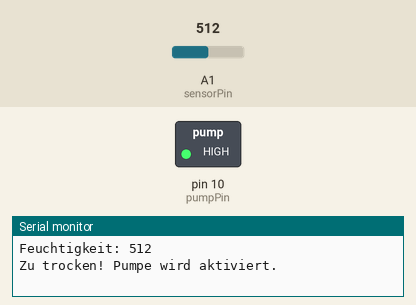
Recording of a sketch running on a simulated Arduino Uno, built with avr-gcc and run on an emulated ATmega328P. On the bench: switched loads named in the sketch (green lamp = pin HIGH), the last lines printed to the serial monitor. Inputs (shaded band) come from the test bench; at power-on: A1 (sensorPin) = 512.

Above: at 2.5 s.
At 10.0 s:
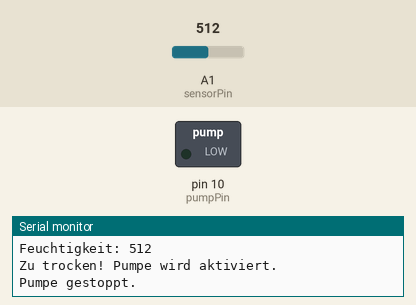
Timing chart, 0 to 19.5 s (numbered marks = the images above):
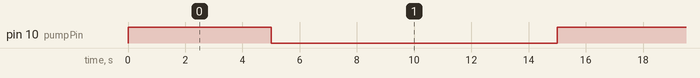

Measured:
- by itself, pin 10 (pumpPin): alternates HIGH for 5.0 s and LOW for 10.0 s

The sketch:

sketch_Feuchtigkeitmessung_20250508.ino
```cpp
const int sensorPin = 1;       // GPIO1 für Feuchtigkeitssensor (anpassen!)
const int pumpPin = 10;        // GPIO10 für Pumpensteuerung (anpassen!)
const int threshold = 2000;    // Schwellwert für Trockenheit (anpassen!)
const int pumpDuration = 5000; // Pumpzeit in Millisekunden (z. B. 5 Sekunden)

void setup() {
  Serial.begin(115200);
  pinMode(pumpPin, OUTPUT);
  digitalWrite(pumpPin, LOW); // Pumpe aus
}

void loop() {
  int moisture = analogRead(sensorPin);
  Serial.print("Feuchtigkeit: ");
  Serial.println(moisture);

  if (moisture < threshold) {
    Serial.println("Zu trocken! Pumpe wird aktiviert.");
    digitalWrite(pumpPin, HIGH);
    delay(pumpDuration);
    digitalWrite(pumpPin, LOW);
    Serial.println("Pumpe gestoppt.");
  }

  delay(10000); // 10 Sekunden warten bis zur nächsten Messung
}
```
